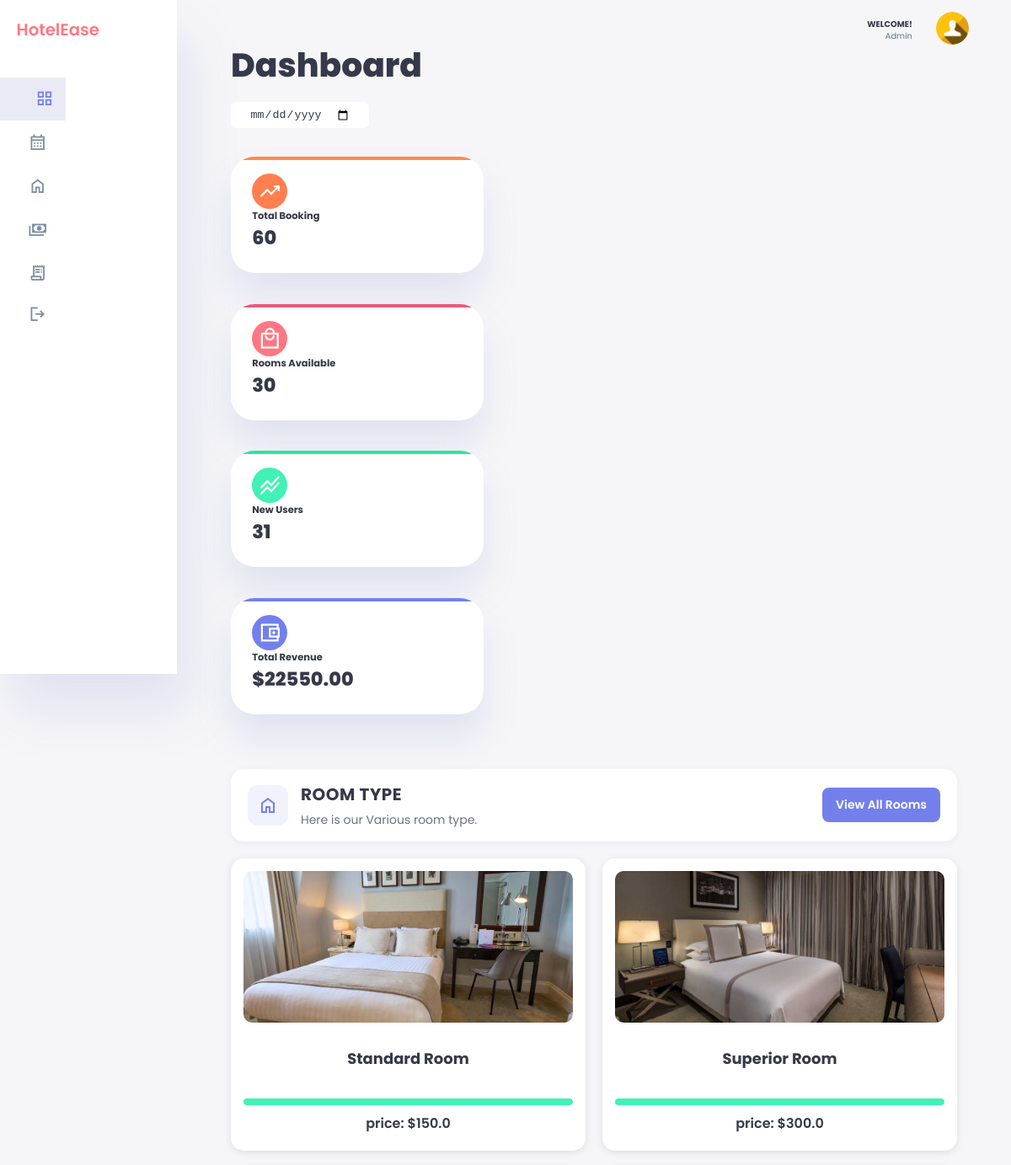
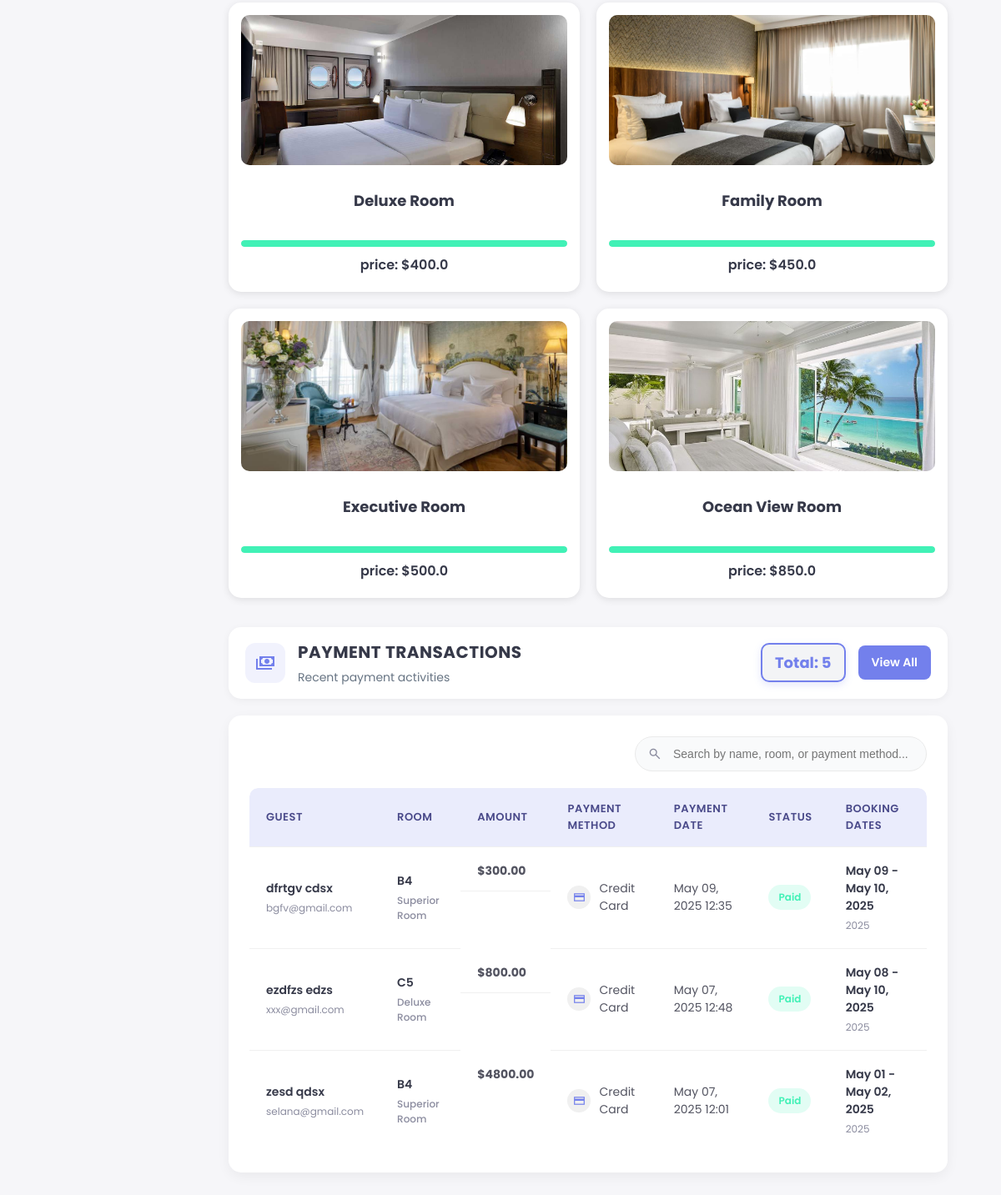
The page /hotelweb/admin/dashboard/ on the database its author committed (2 pictures, top to bottom).
### hotelweb/models.py (models this page shows, shortened)
class RoomType(models.Model):
    name = models.CharField(max_length=50)
    description = models.TextField()
    price_per_night = models.DecimalField(max_digits=10, decimal_places=2)

class Booking(models.Model):
    PAYMENT_STATUS_CHOICES = [
        ('unpaid', 'Unpaid'),
        ('paid', 'Paid'),
    ]
    user = models.ForeignKey('signup.User', on_delete=models.SET_NULL, null=True, blank=True)
    room = models.ForeignKey(Room, on_delete=models.CASCADE)
    check_in_date = models.DateField()
    check_out_date = models.DateField()
    booking_date = models.DateTimeField(auto_now_add=True)
    status = models.CharField(max_length=20, choices=[
        ('pending', 'Pending'),
        ('confirmed', 'Confirmed'),
        ('cancelled', 'Cancelled'),
    ], default='pending')
    payment_status = models.CharField(max_length=10, choices=PAYMENT_STATUS_CHOICES, default='unpaid')
    payment_date = models.DateTimeField(null=True, blank=True)
    guest_first_name = models.CharField(max_length=100)
    guest_last_name = models.CharField(max_length=100)
    guest_gender = models.CharField(max_length=10, choices=[
        ('male', 'Male'),
        ('female', 'Female'),
    ])
    guest_phone = models.CharField(max_length=20)
    guest_email = models.EmailField()
    total_price = models.DecimalField(max_digits=10, decimal_places=2)
    class Meta:
        ordering = ['-booking_date']

class Room(models.Model):
    FLOOR_CHOICES = [
        ('1', 'First Floor - A'),
        ('2', 'Second Floor - B'),
        ('3', 'Third Floor - C'),
        ('4', 'Fourth Floor - D'),
        ('5', 'Fifth Floor - E'),
    ]
    room_number = models.CharField(max_length=3)  # A1, B2, etc.
    floor = models.CharField(max_length=1, choices=FLOOR_CHOICES)
    room_type = models.ForeignKey(RoomType, on_delete=models.CASCADE)
    is_active = models.BooleanField(default=True)
    class Meta:
        unique_together = ['room_number', 'floor']

### hotelweb/views.py (the view)
# urls.py: path('admin/dashboard/', views.admin_dashboard, name='admin_dashboard'),
def admin_dashboard(request):
    total_bookings = Booking.objects.count()
    rooms_available = Room.objects.filter(is_active=True).count()
    new_users = User.objects.count()  # Affiche tous les utilisateurs inscrits
    last_reservations = Booking.objects.select_related('room').order_by('-booking_date')[:4]
    paid_bookings = Booking.objects.filter(payment_status='paid')
    total_revenue = sum(booking.total_price for booking in paid_bookings if booking.total_price)
    recent_paid_bookings = Booking.objects.filter(payment_status='paid').select_related('room').order_by('-payment_date')[:5]
    reservations = [
        {
            'type': b.room.room_type.name,
            'number': b.room.room_number,
            'price': float(b.room.room_type.price_per_night),
            'status': b.status.capitalize()
        }
        for b in last_reservations
    ]
    image_map = {
        'Superior Room': 'room1.jpg',
        'Deluxe Room': 'room2.jpg',
        'Family Room': 'room3.jpg',
        'Executive Room': 'room4.jpg',
        'Ocean View Room': 'room5.jpg',
        'Standard Room': 'room6.jpg',
    }
    room_types = RoomType.objects.all()
    room_overview = []
    for rt in room_types:
        available = Room.objects.filter(room_type=rt, is_active=True).count()
        total_count = Room.objects.filter(room_type=rt).count()
        percent_available = int((available / total_count) * 100) if total_count else 0
        image_file = image_map.get(rt.name, 'hotel.jpg')
        room_overview.append({
            'name': rt.name,
            'available': available,
            'price': float(rt.price_per_night),
            'percent_available': percent_available,
            'image': image_file,
        })
    family_room = None
    for room in room_overview:
        if room['name'] == 'Family Room':
            family_room = room
            room_overview.remove(room)
            break
    if family_room:
        room_overview.insert(3, family_room)  # Insert at the 4th position (index 3)
    context = {
        'total_bookings': total_bookings,
        'rooms_available': rooms_available,
        'new_users': new_users,
        'total_revenue': total_revenue,
        'total_revenue_percent': 100,
        'expenses': 79.35,
        'reservations': reservations,
        'room_overview': room_overview,
        'paid_bookings': recent_paid_bookings  # Ajout des données de paiement à afficher
    }
    return render(request, 'admin_dashboard.html', context)

### template/admin_dashboard.html (shortened to what this page needs)
<!DOCTYPE html>
<html lang="en">
<head>
  {% load static %}
  <link rel="stylesheet" href="{% static 'style.css' %}">
  <link rel="stylesheet" href="{% static 'admin.css' %}">
</head>
<body>
  <div class="container">
    <aside>
      <div class="top">
        <div class="logo">
          <h2><span class="danger">HotelEase</span></h2>
        </div>
      </div>
      <div class="sidebar">
        <a href="{% url 'hotelweb:admin_dashboard' %}" class="active">
          <span class="material-symbols-sharp">grid_view</span>
        </a>
        <a href="{% url 'hotelweb:admin_booking' %}">
          <span class="material-symbols-sharp">calendar_month</span>
        </a>
        <a href="{% url 'hotelweb:admin_room' %}">
            <span class="material-symbols-sharp">home</span>
        </a>
        <a href="{% url 'hotelweb:admin_payment' %}">
          <span class="material-symbols-sharp">payments</span>
        </a>
        <a href="{% url 'hotelweb:admin_about_us' %}">
          <span class="material-symbols-sharp">receipt_long</span>
        </a>
        <a href="{% url 'hotelweb:logout' %}">
          <span class="material-symbols-sharp">logout</span>
        </a>
      </div>
    </aside>
    <main>
      <h1>Dashboard</h1>
      <div class="date">
        <input type="date" />
      </div>
      <div class="insights">
        <div class="sales">
          <div class="trend-line" style="background-color: #FF8B4B;"></div>
          <span class="material-symbols-sharp">trending_up</span>
          <div class="middle">
            <div class="left">
              <h3>Total Booking</h3>
              <h1>{{ total_bookings }}</h1>
            </div>
          </div>
        </div>
        <div class="expenses">
          <div class="trend-line" style="background-color: #E85B7D;"></div>
          <span class="material-symbols-sharp">local_mall</span>
          <div class="middle">
            <div class="left">
              <h3>Rooms Available</h3>
              <h1>{{ rooms_available }}</h1>
            </div>
          </div>
        </div>
        <div class="income">
          <div class="trend-line" style="background-color: #2EE59D;"></div>
          <span class="material-symbols-sharp">stacked_line_chart</span>
          <div class="middle">
            <div class="left">
              <h3>New Users</h3>
              <h1>{{ new_users }}</h3>
            </div>
          </div>
        </div>
        <div class="revenue">
          <div class="trend-line" style="background-color: #7380ec;"></div>
          <span class="material-symbols-sharp">account_balance_wallet</span>
          <div class="middle">
            <div class="left">
              <h3>Total Revenue</h3>
              <h1>${{ total_revenue|default:'4400.00' }}</h1>
            </div>
          </div>
        </div>
      </div>
      <div class="section-header-container">
        <div class="section-header">
          <div class="section-icon">
            <span class="material-symbols-sharp">home</span>
          </div>
          <div class="section-title">
            <h2>ROOM TYPE</h2>
            <p>Here is our Various room type.</p>
          </div>
        </div>
        <div class="section-action">
          <a href="{% url 'hotelweb:admin_room' %}" class="view-all-btn">View All Rooms</a>
        </div>
      </div>
      <div class="rooms-grid">
        {% for room in room_overview %}
          <div class="room-card">
            <img src="{% static room.image %}" class="room-img" alt="{{ room.name }}">
            <h3>{{ room.name }}</h3>
            <div class="room-progress-bar">
              <div class="room-progress room-progress-{{ room.id }}" data-percent="{{ room.percent_available }}"></div>
            </div>
            <p>price: ${{ room.price }}</p>
          </div>
        {% endfor %}
      </div>
      <div class="section-header-container">
        <div class="section-header">
          <div class="section-icon">
            <span class="material-symbols-sharp">payments</span>
          </div>
          <div class="section-title">
            <h2>PAYMENT TRANSACTIONS</h2>
            <p>Recent payment activities</p>
          </div>
        </div>
        <div class="section-action">
          <div class="payment-stat-item">
            <span class="total-count">Total: {{ paid_bookings.count }}</span>
          </div>
          <a href="{% url 'hotelweb:admin_payment' %}" class="view-all-btn">View All</a>
        </div>
      </div>
      <div class="payment-container">
        <div class="payment-search-container">
          <input type="text" id="paymentSearchInput" class="payment-search" placeholder="Search by name, room, or payment method...">
          <span class="search-icon material-symbols-sharp">search</span>
        </div>
        <div class="payment-table-container">
          <table class="payment-table">
            <thead>
              <tr>
                <th>Guest</th>
                <th>Room</th>
                <th>Amount</th>
                <th>Payment Method</th>
                <th>Payment Date</th>
                <th>Status</th>
                <th>Booking Dates</th>
              </tr>
            </thead>
            <tbody>
              {% for booking in paid_bookings|slice:":3" %}
              <tr class="payment-row">
                <td>
                  <div class="guest-name">{{ booking.guest_first_name }} {{ booking.guest_last_name }}</div>
                  <div class="guest-email">{{ booking.guest_email }}</div>
                </td>
                <td>
                  <div class="room-number">{{ booking.room.room_number }}</div>
                  <div class="room-type">{{ booking.room.room_type.name }}</div>
                </td>
                <td class="amount">${{ booking.total_price|floatformat:2 }}</td>
                <td>
                  <div class="payment-method">
                    <span class="material-symbols-sharp">credit_card</span>
                    <span>Credit Card</span>
                  </div>
                </td>
                <td>{{ booking.payment_date|date:"M d, Y H:i" }}</td>
                <td><span class="status-paid">Paid</span></td>
                <td>
                  <div class="booking-dates">{{ booking.check_in_date|date:"M d" }} - {{ booking.check_out_date|date:"M d, Y" }}</div>
                  <div class="booking-year">{{ booking.check_in_date|date:"Y" }}</div>
                </td>
              </tr>
              {% endfor %}
            </tbody>
          </table>
        </div>
      </div>
    </main>
    <div class="right">
      <div class="top">
        <div class="profile">
          <div class="info">
            <p><b>WELCOME!</b></p>
            <p>{{ user_name|default:'Admin' }}</p>
          </div>
          <div class="profile-photo">
            <img src="{% static 'profile-5.jpg' %}" alt="" />
          </div>
        </div>
      </div>
    </div>
  </div>
</body>
</html>

### rows shown on the page
RoomType: name "Standard Room"
RoomType: name "Superior Room"
RoomType: name "Deluxe Room"
RoomType: name "Family Room"
RoomType: name "Executive Room"
RoomType: name "Ocean View Room"
Booking: guest_first_name "dfrtgv", guest_last_name "cdsx", guest_email "bgfv@gmail.com", room.room_number "B4", room.room_type.name "Superior Room", total_price "300.00", payment_date "May 09, 2025 12:35", check_in_date "May 09", check_out_date "May 10, 2025", check_in_date "2025"
Booking: guest_first_name "ezdfzs", guest_last_name "edzs", guest_email "xxx@gmail.com", room.room_number "C5", room.room_type.name "Deluxe Room", total_price "800.00", payment_date "May 07, 2025 12:48", check_in_date "May 08", check_out_date "May 10, 2025", check_in_date "2025"
Booking: guest_first_name "zesd", guest_last_name "qdsx", guest_email "selana@gmail.com", room.room_number "B4", room.room_type.name "Superior Room", total_price "4800.00", payment_date "May 07, 2025 12:01", check_in_date "May 01", check_out_date "May 02, 2025", check_in_date "2025"

### other values the page prints
{{ total_bookings }} "60"
{{ rooms_available }} "30"
{{ new_users }} "31"
{{ total_revenue|default:'4400.00' }} "22550.00"
{{ room.price }} "150.0" "300.0" "400.0" "450.0" "500.0" "850.0"
{{ paid_bookings.count }} "5"
{{ user_name|default:'Admin' }} "Admin"
